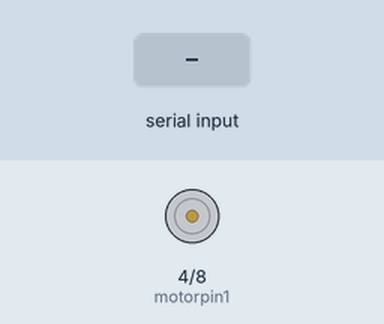
Recording of a sketch running on a simulated Arduino Uno, built with avr-gcc and run on an emulated ATmega328P. Shown: motor-driver pin pairs drawn as motors (green arrow = first pin HIGH = forward, orange = second pin HIGH = backward, longer = more drive, scaled by the enable pin). Inputs (shaded band) come from the test bench.

Above: at 1.2 s.
1.3 s: "1" received over the second serial link
At 2.5 s:
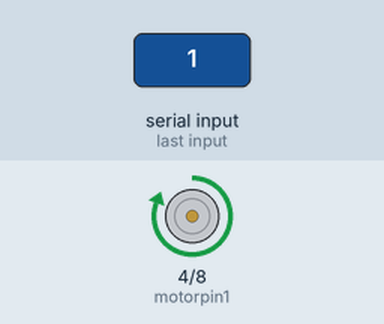
2.8 s: "0" received over the second serial link
At 4.3 s:
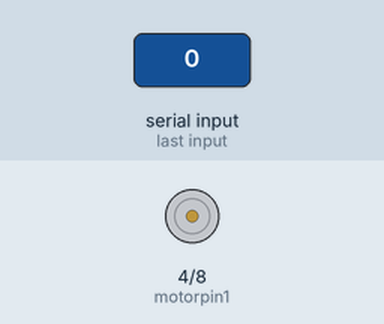
Timing chart, 0 to 5.8 s (numbered marks = the images above; inputs shaded):
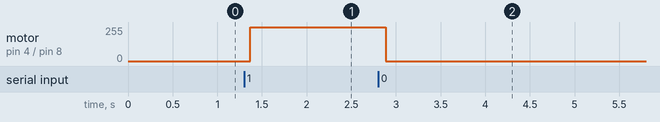

Measured:
- after the input at 1.3 s, motor on pin 4 (motorpin1) / pin 8 (motorpin2): stopped → forward 255/255 after 0.07 s
- after the input at 2.8 s, motor on pin 4 (motorpin1) / pin 8 (motorpin2): forward 255/255 → stopped after 0.08 s

The sketch:

Final_Code_26-06-15.ino
```cpp
// ITSP Project Code, IIT Bombay
// Automated Solar Water Pump System
// Team ID : 135
// Team Shadow

#include <SoftwareSerial.h>

SoftwareSerial Genotronex(10, 11);
int enablepin=13;
int motorpin1=4;
int motorpin2=8;
int inputvalue;

void setup() {
  // put your setup code here, to run once:
  Genotronex.begin(9600);
  Genotronex.println("Please press 1 to switch on the motor and 2 to turn it off...");
  pinMode(enablepin,OUTPUT);
  pinMode(motorpin1,OUTPUT);
  pinMode(motorpin2,OUTPUT);
  digitalWrite(enablepin,HIGH);
}

void loop() {
  // put your main code here, to run repeatedly:
   if (Genotronex.available()){
   inputvalue=Genotronex.read();
   if(inputvalue=='1'){   // if number 1 pressed ....
   digitalWrite(motorpin1,HIGH);
   digitalWrite(motorpin2,LOW);
   Genotronex.println("Motor is on ...");
   }
   else
   if (inputvalue=='0'){// if number 0 pressed ....
   digitalWrite(motorpin1,LOW);
   digitalWrite(motorpin2,LOW);
   Genotronex.println("Motor is off ...");
  }
}
delay(100);// prepare for next data ...
}
```
